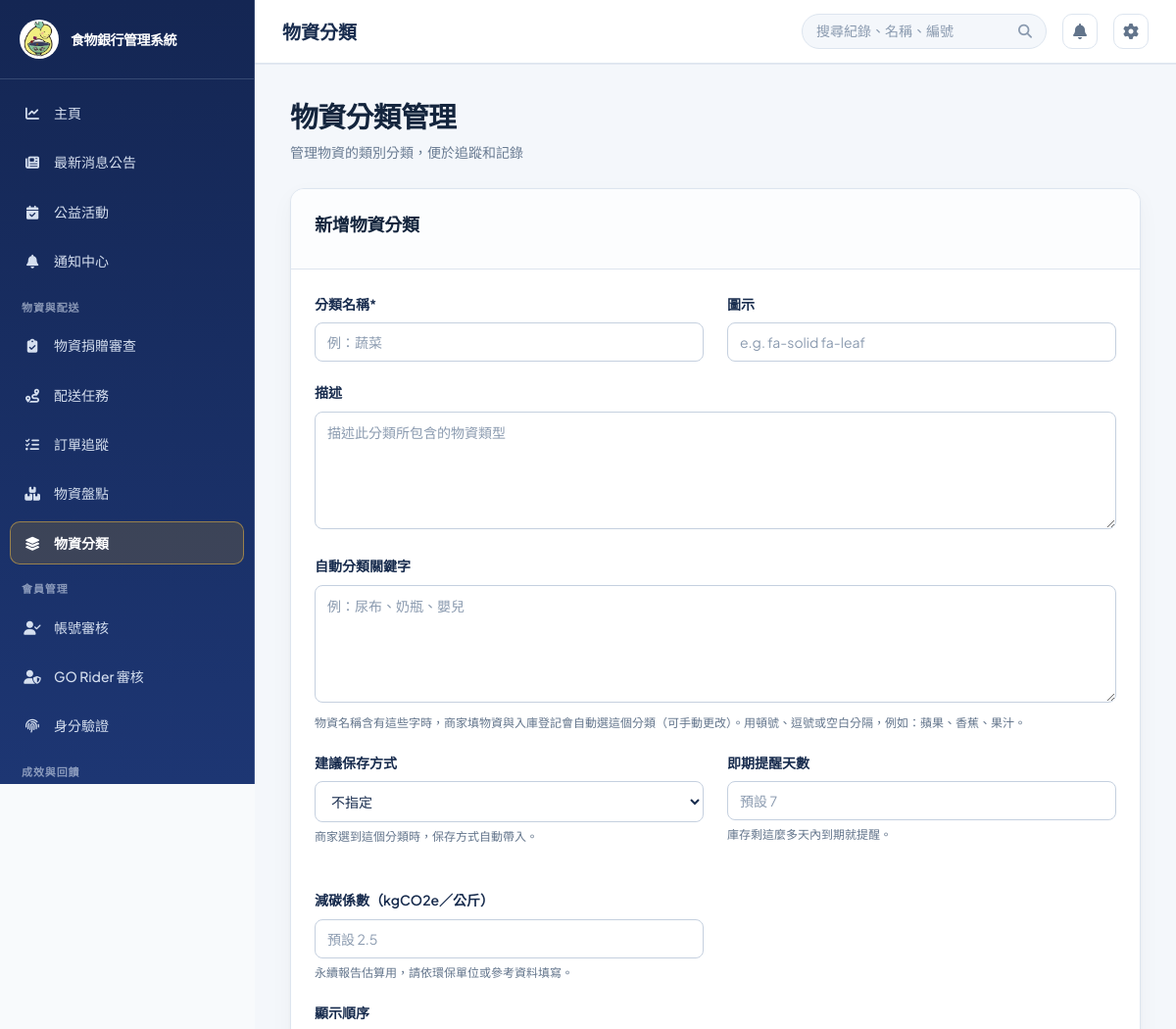
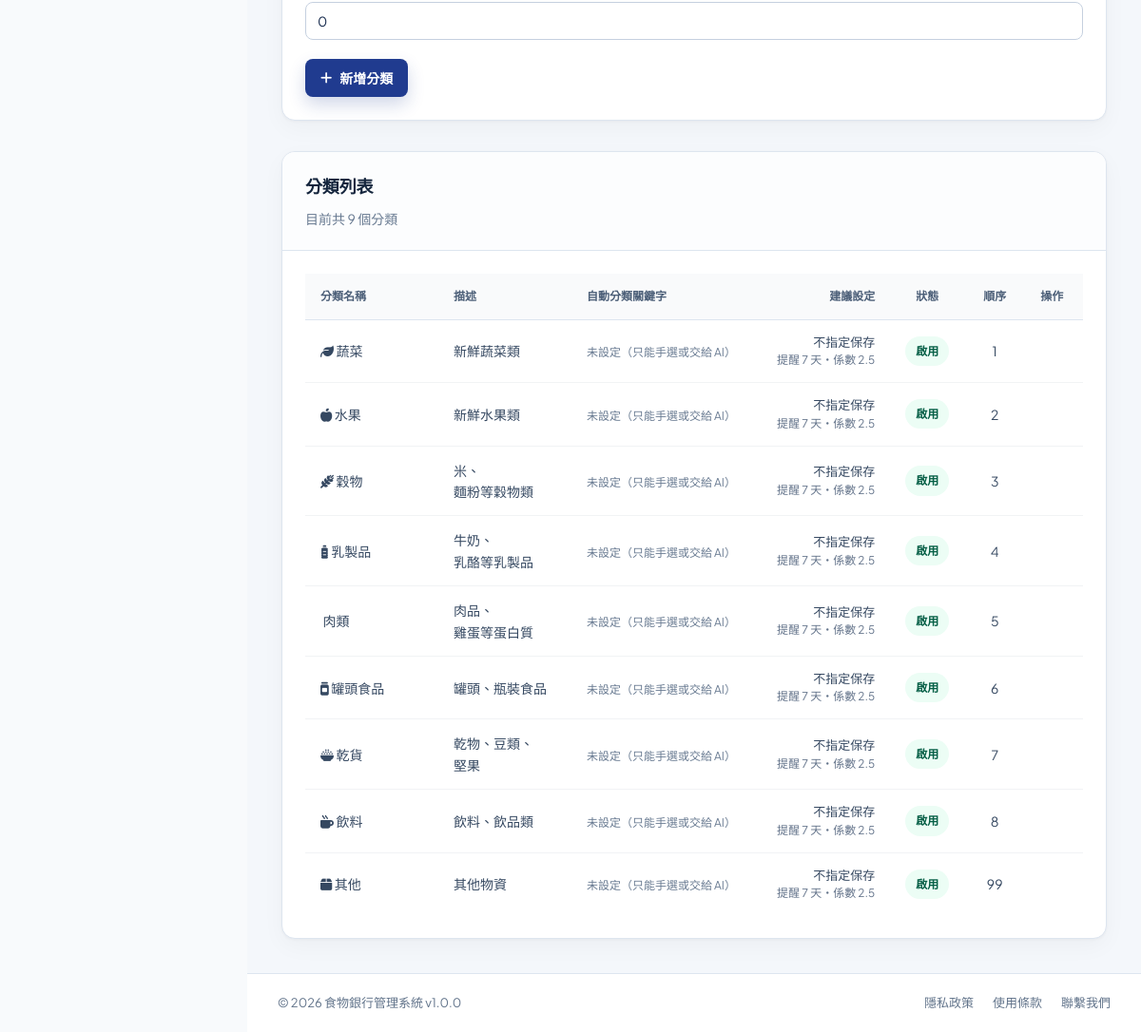
Page /?page=item_categories (signed in) on the committed database (2 pictures, top to bottom).
### tables this page shows
CREATE TABLE `item_categories` (
  `category_id` int(11) NOT NULL,
  `category_name` varchar(50) NOT NULL,
  `description` text DEFAULT NULL,
  `keywords` text DEFAULT NULL,
  `default_storage` enum('room','chilled','frozen') DEFAULT NULL,
  `carbon_factor` decimal(6,2) DEFAULT NULL,
  `expiry_alert_days` int(11) DEFAULT NULL,
  `icon` varchar(50) DEFAULT NULL,
  `display_order` int(11) DEFAULT 0,
  `status` enum('active','inactive') NOT NULL DEFAULT 'active',
  `created_at` timestamp NULL DEFAULT current_timestamp(),
  `updated_at` timestamp NULL DEFAULT current_timestamp() ON UPDATE current_timestamp()
);

### config/database.php (called while the page is built, shortened)
<?php
class Database
{
    private $connection = null;
    public function getConnection()
    {
        return $this->connection;
    }
    private function connect()
    {
        $this->connection = @new mysqli(DB_HOST, DB_USER, DB_PASS, DB_NAME, DB_PORT);
    }
}

### src/helpers/TransactionHelper.php (called while the page is built, shortened)
<?php
class Transaction {
    private static $depth = [];
    public static function active() {
        return array_sum(self::$depth) > 0;
    }
}

### src/helpers/SchemaHelper.php (called while the page is built, shortened)
<?php
require_once __DIR__ . '/TransactionHelper.php';
function schemaFingerprint() {
    static $fingerprint = null;
    if ($fingerprint === null) {
        $root = dirname(__DIR__, 2);
        $files = array_merge(
            glob($root . '/src/models/*.php') ?: [],
            glob($root . '/src/helpers/*.php') ?: [],
            [$root . '/public/index.php', $root . '/database/schema.sql']
        );
        $parts = [];
        foreach ($files as $file) {
            $parts[] = basename($file) . ':' . (int) @filemtime($file);
        }
        $fingerprint = md5(implode('|', $parts));
    }
    return $fingerprint;
}
function schemaChecksNeeded() {
    static $needed = null;
    if ($needed === null) {
        $needed = true;
        $connection = isset($GLOBALS['db']) ? $GLOBALS['db']->getConnection() : null;
        if ($connection) {
            $result = $connection->query("SELECT meta_value FROM app_meta WHERE meta_key = 'schema_fingerprint' LIMIT 1");
            $row = $result ? $result->fetch_assoc() : null;
            $needed = !$row || $row['meta_value'] !== schemaFingerprint();
        }
    }
    return $needed;
}

### src/models/BaseModel.php (called while the page is built, shortened)
<?php
require_once __DIR__ . '/../../config/database.php';
require_once __DIR__ . '/../helpers/SchemaHelper.php';
require_once __DIR__ . '/../helpers/TransactionHelper.php';
abstract class BaseModel {
    protected $db;
    public function __construct() {
        global $db;
        $this->db = $db->getConnection();
    }
    public function query($sql) {
        $result = $this->db->query($sql);
        $rows = [];
        if ($result) {
            while ($row = $result->fetch_assoc()) {
                $rows[] = $row;
            }
        }
        return $rows;
    }
}
?>

### src/models/ItemCategoryModel.php (called while the page is built, shortened)
<?php
require_once __DIR__ . '/BaseModel.php';
require_once __DIR__ . '/../helpers/CategorySuggestHelper.php';
class ItemCategoryModel extends BaseModel {
    public function __construct() {
        if (schemaChecksNeeded()) {
            $this->ensureKeywordsColumn();
            $this->ensureProfileColumns();
        }
    }
    private function ensureProfileColumns() {
        $columns = [
            'default_storage' => "ALTER TABLE item_categories ADD default_storage ENUM('room','chilled','frozen') DEFAULT NULL AFTER keywords",
            'carbon_factor' => "ALTER TABLE item_categories ADD carbon_factor DECIMAL(6,2) DEFAULT NULL AFTER default_storage",
            'expiry_alert_days' => "ALTER TABLE item_categories ADD expiry_alert_days INT DEFAULT NULL AFTER carbon_factor",
        ];
        $added = false;
        foreach ($columns as $column => $alterSql) {
            $exists = $this->db->query("SHOW COLUMNS FROM item_categories LIKE '{$column}'");
        }
        $this->db->query(
            "CREATE TABLE IF NOT EXISTS category_corrections (
                correction_id INT AUTO_INCREMENT PRIMARY KEY,
                item_name VARCHAR(150) NOT NULL,
                suggested_category_id INT DEFAULT NULL,
                chosen_category_id INT NOT NULL,
                source ENUM('donation','inventory') NOT NULL,
                resolved TINYINT(1) NOT NULL DEFAULT 0,
                created_at TIMESTAMP NULL DEFAULT CURRENT_TIMESTAMP,
                KEY idx_category_corrections_open (resolved, chosen_category_id)
            ) ENGINE=InnoDB DEFAULT CHARSET=utf8mb4"
        );
    }
    private function ensureKeywordsColumn() {
        $column = $this->db->query("SHOW COLUMNS FROM item_categories LIKE 'keywords'");
        $stmt = $this->db->prepare("UPDATE item_categories SET keywords = ? WHERE category_name = ? AND keywords IS NULL");
        foreach (CategorySuggestHelper::DEFAULT_KEYWORDS as $categoryName => $keywords) {
            $keywordText = implode('、', $keywords);
        }
    }
    public function getAllCategories($onlyActive = false) {
        $sql = "SELECT * FROM item_categories";
        $sql .= " ORDER BY display_order ASC, category_id ASC";
        return $this->query($sql);
    }
}

### src/helpers/CategorySuggestHelper.php (called while the page is built, shortened)
<?php
class CategorySuggestHelper {
    public static function parseKeywords($text) {
        $parts = preg_split('/[\s,，、;；]+/u', trim((string) $text));
        return array_values(array_unique(array_filter($parts, static function ($part) {
            return $part !== '' && mb_strlen($part) <= 20;
        })));
    }
}

### src/views/item_categories.php (the view, shortened to what this page needs)
<?php
require_once BASE_PATH . '/src/models/ItemCategoryModel.php';
$itemCategoryModel = new ItemCategoryModel();
$editingCategory = null;
$categories = $itemCategoryModel->getAllCategories();
$renderProfileFields = static function ($category = []) {
    $storage = $category['default_storage'] ?? '';
    ?>
    <div class="grid-3 category-profile-fields">
        <div class="form-group">
            <label>建議保存方式</label>
            <select name="default_storage">
                <option value="">不指定</option>
                <?php foreach (ItemCategoryModel::STORAGE_LABELS as $storageValue => $storageLabel): ?>
                    <option value="<?php echo $storageValue; ?>"<?php echo $storage === $storageValue ? ' selected' : ''; ?>><?php echo $storageLabel; ?></option>
                <?php endforeach; ?>
            </select>
            <p class="form-hint">商家選到這個分類時，保存方式自動帶入。</p>
        </div>
        <div class="form-group">
            <label>即期提醒天數</label>
            <input type="number" name="expiry_alert_days" min="0" max="365" value="<?php echo htmlspecialchars((string) ($category['expiry_alert_days'] ?? '')); ?>" placeholder="預設 <?php echo ItemCategoryModel::DEFAULT_EXPIRY_ALERT_DAYS; ?>">
            <p class="form-hint">庫存剩這麼多天內到期就提醒。</p>
        </div>
        <div class="form-group">
            <label>減碳係數（kgCO2e／公斤）</label>
            <input type="number" name="carbon_factor" min="0" step="0.01" value="<?php echo htmlspecialchars((string) ($category['carbon_factor'] ?? '')); ?>" placeholder="預設 <?php echo ItemCategoryModel::DEFAULT_CARBON_FACTOR; ?>">
            <p class="form-hint">永續報告估算用，請依環保單位或參考資料填寫。</p>
        </div>
    </div>
    <?php
};
?>
<div class="view-header">
    <div>
        <h1 class="view-title">物資分類管理</h1>
        <p class="view-subtitle">管理物資的類別分類，便於追蹤和記錄</p>
    </div>
</div>
<?php if ($editingCategory): ?>
<div class="card mt-32">
    <div class="card-header"><h2>編輯物資分類</h2></div>
    <div class="card-body">
        <form method="post">
            <input type="hidden" name="action" value="update_category">
            <input type="hidden" name="category_id" value="<?php echo (int) $editingCategory['category_id']; ?>">
            <div class="grid-2">
                <div class="form-group">
                    <label>分類名稱*</label>
                    <input name="category_name" value="<?php echo htmlspecialchars($editingCategory['category_name']); ?>" required>
                </div>
                <div class="form-group">
                    <label>狀態</label>
                    <select name="status">
                        <option value="active" <?php echo $editingCategory['status'] === 'active' ? 'selected' : ''; ?>>啟用</option>
                        <option value="inactive" <?php echo $editingCategory['status'] === 'inactive' ? 'selected' : ''; ?>>停用</option>
                    </select>
                </div>
            </div>
            <div class="form-group">
                <label>描述</label>
                <textarea name="description"><?php echo htmlspecialchars($editingCategory['description'] ?? ''); ?></textarea>
            </div>
            <div class="form-group">
                <label>自動分類關鍵字</label>
                <textarea name="keywords" rows="3"><?php echo htmlspecialchars($editingCategory['keywords'] ?? ''); ?></textarea>
                <p class="form-hint">物資名稱含有這些字時，商家填物資與入庫登記會自動選這個分類（可手動更改）。用頓號、逗號或空白分隔，例如：蘋果、香蕉、果汁。</p>
            </div>
            <?php $renderProfileFields($editingCategory); ?>
            <div class="grid-2">
                <div class="form-group">
                    <label>圖示</label>
                    <input name="icon" value="<?php echo htmlspecialchars($editingCategory['icon']); ?>" placeholder="e.g. fa-solid fa-leaf">
                </div>
                <div class="form-group">
                    <label>顯示順序</label>
                    <input type="number" name="display_order" value="<?php echo (int) $editingCategory['display_order']; ?>">
                </div>
            </div>
            <div class="btn-group">
                <button type="submit" class="btn btn-primary">儲存變更</button>
                <a class="btn btn-secondary" href="?page=item_categories">取消</a>
            </div>
        </form>
    </div>
</div>
<?php else: ?>
<div class="card">
    <div class="card-header"><h2>新增物資分類</h2></div>
    <div class="card-body">
        <form method="post">
            <div class="grid-2">
                <div class="form-group">
                    <label>分類名稱*</label>
                    <input name="category_name" required placeholder="例：蔬菜">
                </div>
                <div class="form-group">
                    <label>圖示</label>
                    <input name="icon" placeholder="e.g. fa-solid fa-leaf">
                </div>
            </div>
            <div class="form-group">
                <label>描述</label>
                <textarea name="description" placeholder="描述此分類所包含的物資類型"></textarea>
            </div>
            <div class="form-group">
                <label>自動分類關鍵字</label>
                <textarea name="keywords" rows="2" placeholder="例：尿布、奶瓶、嬰兒"></textarea>
                <p class="form-hint">物資名稱含有這些字時，商家填物資與入庫登記會自動選這個分類（可手動更改）。用頓號、逗號或空白分隔，例如：蘋果、香蕉、果汁。</p>
            </div>
            <?php $renderProfileFields(); ?>
            <div class="form-group">
                <label>顯示順序</label>
                <input type="number" name="display_order" min="0" value="0">
            </div>
            <button class="btn btn-primary" type="submit"><i class="fas fa-plus"></i> 新增分類</button>
        </form>
    </div>
</div>
<?php endif; ?>
<div class="card mt-32">
    <div class="card-header"><h2>分類列表</h2><p>目前共 <?php echo count($categories); ?> 個分類</p></div>
    <div class="card-body">
        <?php if ($categories): ?>
        <div class="categories-table-body">
        <table class="data-table categories-table">
                <thead>
                    <tr>
                        <th>分類名稱</th>
                        <th>描述</th>
                        <th>自動分類關鍵字</th>
                        <th>建議設定</th>
                        <th>狀態</th>
                        <th>順序</th>
                        <th>操作</th>
                    </tr>
                </thead>
                <tbody>
                    <?php foreach ($categories as $category): ?>
                    <tr>
                        <td>
                            <?php if ($category['icon']): ?>
                                <i class="<?php echo htmlspecialchars($category['icon']); ?>"></i>
                            <?php endif; ?>
                            <?php echo htmlspecialchars($category['category_name']); ?>
                        </td>
                        <td><?php echo htmlspecialchars($category['description'] ?? ''); ?></td>
                        <td>
                            <?php $categoryKeywords = CategorySuggestHelper::parseKeywords($category['keywords'] ?? ''); ?>
                            <?php if ($categoryKeywords): ?>
                                <span class="keyword-preview" title="<?php echo htmlspecialchars(implode('、', $categoryKeywords), ENT_QUOTES, 'UTF-8'); ?>"><?php echo htmlspecialchars(implode('、', array_slice($categoryKeywords, 0, 5))); ?><?php echo count($categoryKeywords) > 5 ? '…等 ' . count($categoryKeywords) . ' 個' : ''; ?></span>
                            <?php else: ?>
                                <span class="text-muted">未設定（只能手選或交給 AI）</span>
                            <?php endif; ?>
                        </td>
                        <td class="category-profile-cell">
                            <?php echo htmlspecialchars(ItemCategoryModel::STORAGE_LABELS[$category['default_storage'] ?? ''] ?? '不指定保存'); ?><br>
                            <small>提醒 <?php echo (int) ($category['expiry_alert_days'] ?? ItemCategoryModel::DEFAULT_EXPIRY_ALERT_DAYS); ?> 天・係數 <?php echo htmlspecialchars((string) ($category['carbon_factor'] ?? ItemCategoryModel::DEFAULT_CARBON_FACTOR)); ?></small>
                        </td>
                        <td>
                            <span class="status status-<?php echo $category['status']; ?>">
                                <?php echo $category['status'] === 'active' ? '啟用' : '停用'; ?>
                            </span>
                        </td>
                        <td><?php echo (int) $category['display_order']; ?></td>
                        <td>
                        </td>
                    </tr>
                    <?php endforeach; ?>
                </tbody>
            </table>
            </div>
        <?php else: ?>
            <div class="empty-state"><i class="fas fa-layer-group"></i><p>尚未建立任何分類</p></div>
        <?php endif; ?>
    </div>
</div>

### rows in the picture
item_categories: category_name "蔬菜", description "新鮮蔬菜類", shows "未設定（只能手選或交給 AI）", default_storage "不指定保存", expiry_alert_days "7", carbon_factor "2.5", status "啟用", display_order "1"
item_categories: category_name "水果", description "新鮮水果類", shows "未設定（只能手選或交給 AI）", default_storage "不指定保存", expiry_alert_days "7", carbon_factor "2.5", status "啟用", display_order "2"
item_categories: category_name "穀物", description "米、麵粉等穀物類", shows "未設定（只能手選或交給 AI）", default_storage "不指定保存", expiry_alert_days "7", carbon_factor "2.5", status "啟用", display_order "3"
item_categories: category_name "乳製品", description "牛奶、乳酪等乳製品", shows "未設定（只能手選或交給 AI）", default_storage "不指定保存", expiry_alert_days "7", carbon_factor "2.5", status "啟用", display_order "4"
item_categories: category_name "肉類", description "肉品、雞蛋等蛋白質", shows "未設定（只能手選或交給 AI）", default_storage "不指定保存", expiry_alert_days "7", carbon_factor "2.5", status "啟用", display_order "5"
item_categories: category_name "罐頭食品", description "罐頭、瓶裝食品", shows "未設定（只能手選或交給 AI）", default_storage "不指定保存", expiry_alert_days "7", carbon_factor "2.5", status "啟用", display_order "6"
item_categories: category_name "乾貨", description "乾物、豆類、堅果", shows "未設定（只能手選或交給 AI）", default_storage "不指定保存", expiry_alert_days "7", carbon_factor "2.5", status "啟用", display_order "7"
item_categories: category_name "飲料", description "飲料、飲品類", shows "未設定（只能手選或交給 AI）", default_storage "不指定保存", expiry_alert_days "7", carbon_factor "2.5", status "啟用", display_order "8"
item_categories: category_name "其他", description "其他物資", shows "未設定（只能手選或交給 AI）", default_storage "不指定保存", expiry_alert_days "7", carbon_factor "2.5", status "啟用", display_order "99"

### other values in the picture
APP_NAME "食物銀行管理系統"
$label "主頁"
$label "最新消息公告"
$label "公益活動"
$label "通知中心"
$item['group'] "物資與配送"
$label "物資捐贈審查"
$label "配送任務"
$label "訂單追蹤"
$label "物資盤點"
$label "物資分類"
$item['group'] "會員管理"
$label "帳號審核"
$label "GO Rider 審核"
$label "身分驗證"
